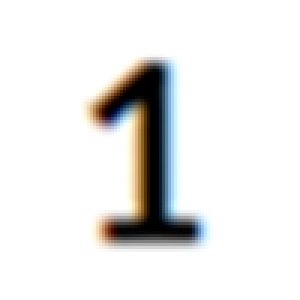
#> input picture HW4_camera_adapt/number_templates/1_new.png, 100 x 100 px (shown 3 times larger)
$ python main.py
#> lines starting #> are read from the running program, lines starting #| are printed output that depends on the picture; after the words box and inside, x2 and y2 are one past the last pixel; in counts of white or black regions, pixels touching at a corner belong together
### HW4_camera_adapt/loader.py
from os import path, listdir
from debug_info import debug_message
import cv2 as cv

def does_file_exist(file_name) -> bool:
    return path.exists(file_name) and path.isfile(file_name)

def does_dir_exist(dir_name):
    return path.exists(dir_name) and path.isdir(dir_name)

# [5 lines left out: function all_files_from_dir, not called in this run]


def load_image(file_name):
#> called with file_name = 'number_templates/1_new.png'
    if does_file_exist(file_name):
        image = cv.imread(file_name, cv.IMREAD_UNCHANGED)
#> image is the input picture: shape (100, 100, 4); mean B, G, R, A 232.6, 233.4, 233.6, 255
        return image
    debug_message(f"Can't read image from file {file_name}")
    return None

### HW4_camera_adapt/template_processing.py
import cv2 as cv
import numpy as np
from loader import load_image
from debug_info import debug_message
from image_processing import get_border_contours
from sudoku_solver import CELLS_COUNT

CELLS_COUNT = 9

# [26 lines left out: functions board_cut, scale_templates, not called in this run]

def preprocess_image(in_image):
    if (in_image.ndim > 2):
        res_image = cv.cvtColor(in_image, cv.COLOR_BGR2GRAY)
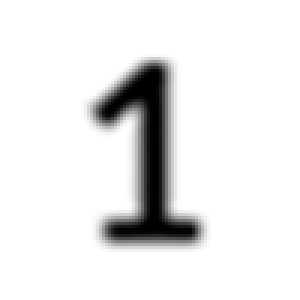
#> res_image: shape (100, 100) (shown 3 times larger); min 0, max 255, mean 233.4
    else:
        res_image = in_image.copy()
    # res_image = cv.Canny(res_image, 50, 200)
    _, res_image = cv.threshold(res_image, 155, 255, cv.THRESH_BINARY)
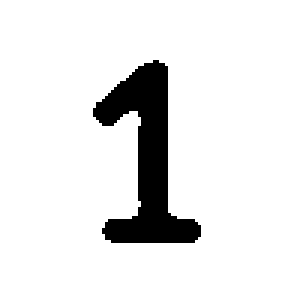
#> res_image: shape (100, 100) (shown 3 times larger); 90.8% white; 1 black region, box (x1, y1, x2, y2) and area: (31, 20, 67, 81) 925
    res_image = res_image / 255.
    '''
    contours = get_border_contours(res_image)
    min_cnt = contours[0]

    for x in range(res_image.shape[0]):
        for y in range(res_image.shape[1]):
            res_image[x, y] = 255 if cv.pointPolygonTest(min_cnt, (y, x), False) < 0 else res_image[x, y]
    '''
    return res_image.astype(np.float32)


# [55 lines left out: functions predict_template, grid_create, not called in this run]

def load_templates(templates_paths):

    result = []
    for template_number_path in templates_paths:
        num_image = load_image(template_number_path)
        if num_image is None:
            debug_message(f"Can't load template number image")
            return None
        num_image = preprocess_image(num_image)
        # [4 lines of commented-out code are left out]
        result.append(num_image)
#> pass 2 of the loop in load_templates, `for template_number_path in templates_paths:`:
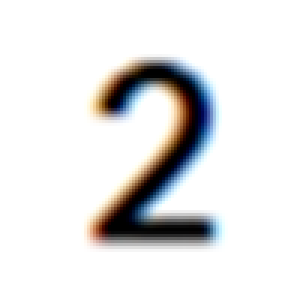
#> input picture HW4_camera_adapt/number_templates/2_new.png, 100 x 100 px (shown 3 times larger)
#> in load_image, image is the input picture: shape (100, 100, 4); mean B, G, R, A 228.9, 228.8, 229, 255
#> in preprocess_image (call 2), `res_image = cv.cvtColor(in_image, cv.COLOR_BGR2GRAY)`:
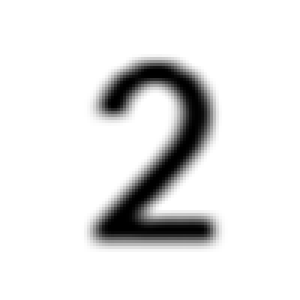
#> res_image: shape (100, 100) (shown 3 times larger); min 0, max 255, mean 228.9
#> in preprocess_image (call 2), `_, res_image = cv.threshold(res_image, 155, 255, cv.THRESH_BINARY)`:
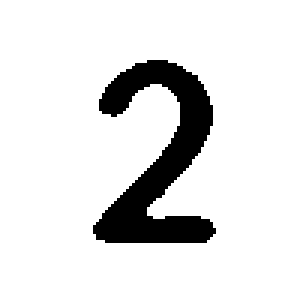
#> res_image: shape (100, 100) (shown 3 times larger); 88.5% white; 1 black region, box (x1, y1, x2, y2) and area: (31, 20, 72, 81) 1151
#> pass 3 of the loop in load_templates, `for template_number_path in templates_paths:`:
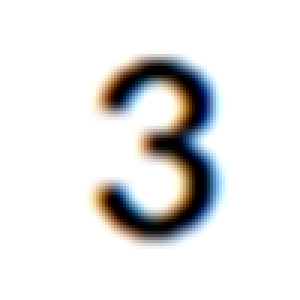
#> input picture HW4_camera_adapt/number_templates/3_new.png, 100 x 100 px (shown 3 times larger)
#> in load_image, image is the input picture: shape (100, 100, 4); mean B, G, R, A 229.6, 229.6, 229.6, 255
#> in preprocess_image (call 3), `res_image = cv.cvtColor(in_image, cv.COLOR_BGR2GRAY)`:
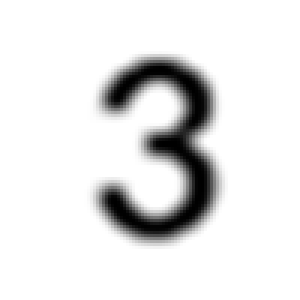
#> res_image: shape (100, 100) (shown 3 times larger); min 0, max 255, mean 229.6
#> in preprocess_image (call 3), `_, res_image = cv.threshold(res_image, 155, 255, cv.THRESH_BINARY)`:
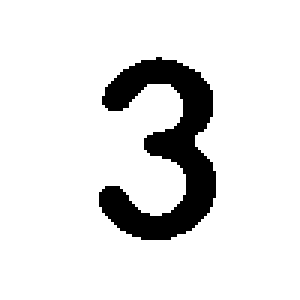
#> res_image: shape (100, 100) (shown 3 times larger); 88.9% white; 1 black region, box (x1, y1, x2, y2) and area: (33, 19, 72, 80) 1107
#> the loop made 4 passes; the first 3 are shown

    return result

### HW4_camera_adapt/debug_info.py

def debug_message(message: str) -> None:
    print("DEBUG: {}".format(message))

### HW4_camera_adapt/main.py
import cv2 as cv
from loader import load_image
import image_processing
import template_processing
from sudoku_solver import solve


if __name__ == "__main__":

    TEST_PATH = "examples/3.jpg"
    NUMBER_PATHS = [f"number_templates/{num}_new.png" for num in range(1, 10)]

    num_templates = template_processing.load_templates(NUMBER_PATHS)
    if num_templates is None:
        quit()
#> (the program exits here)
